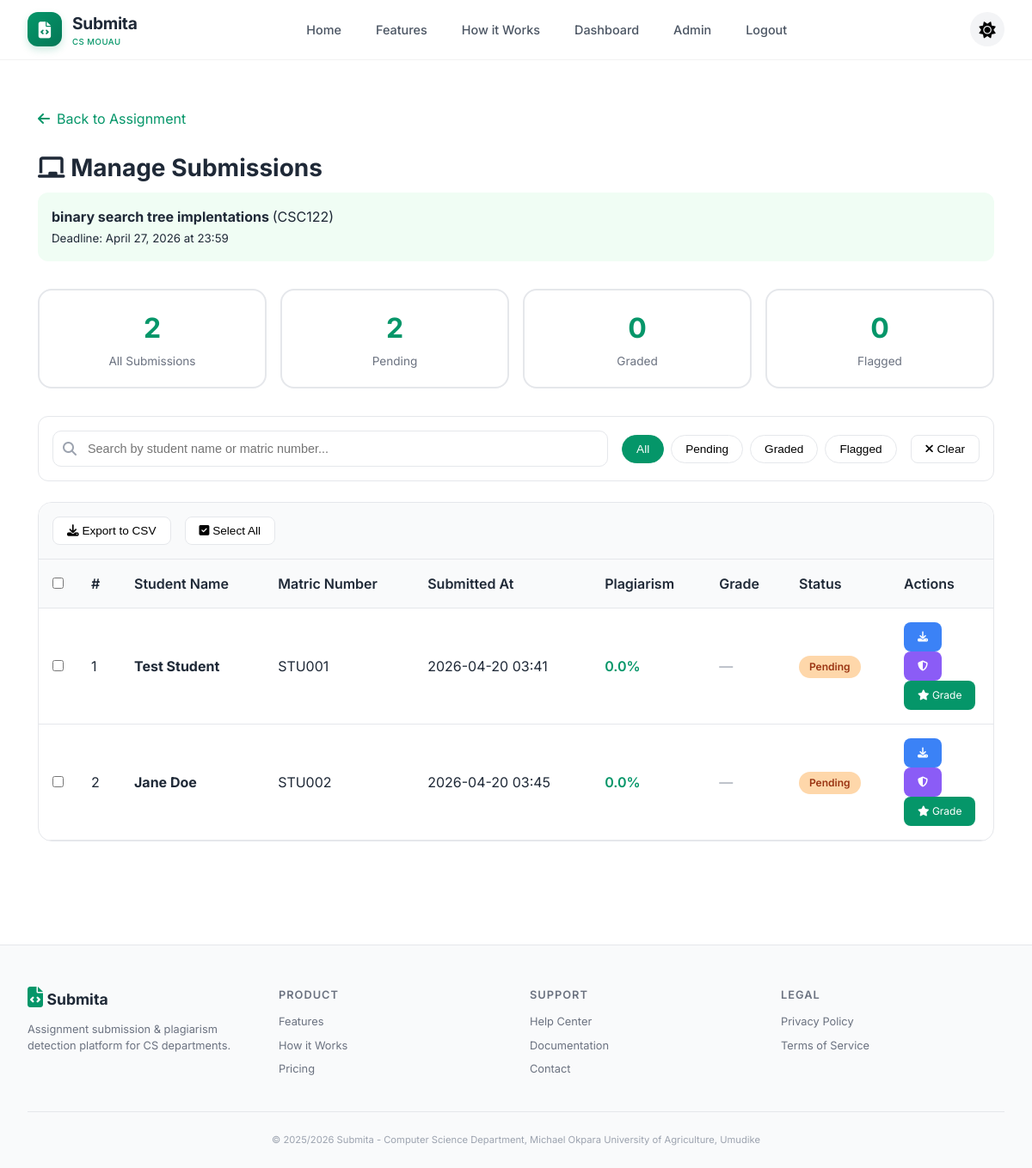
The page /assignment/manage/1 (signed in) on the database its author committed.
### models.py (models this page shows, shortened)
class AssignmentSubmission(db.Model):
    __tablename__ = 'assignment_submission'
    id = db.Column(db.Integer, primary_key=True)
    title = db.Column(db.String(200), nullable=False)
    course_title = db.Column(db.String(200), nullable=False, default='')
    course_code = db.Column(db.String(20), nullable=False)
    description = db.Column(db.Text)
    questions = db.Column(db.Text, nullable=False, default='')
    instructions = db.Column(db.Text)
    attachment_path = db.Column(db.String(500))
    attachment_filename = db.Column(db.String(200))
    attachment_type = db.Column(db.String(50))
    test_cases = db.Column(db.JSON, default=list)
    deadline = db.Column(db.DateTime, nullable=False)
    created_by = db.Column(db.Integer, db.ForeignKey('user.id'), nullable=False)
    created_at = db.Column(db.DateTime, default=datetime.now)
    creator = db.relationship('User', backref='created_assignments', foreign_keys=[created_by])

class Submission(db.Model):
    __tablename__ = 'submission'
    id = db.Column(db.Integer, primary_key=True)
    assignment_id = db.Column(db.Integer, db.ForeignKey('assignment_submission.id'), nullable=False)
    student_id = db.Column(db.Integer, db.ForeignKey('user.id'), nullable=False)
    content = db.Column(db.Text)
    file_path = db.Column(db.String(500))
    original_filename = db.Column(db.String(200))
    file_type = db.Column(db.String(50))
    github_url = db.Column(db.String(500))
    submitted_at = db.Column(db.DateTime, default=datetime.now)
    plagiarism_score = db.Column(db.Float, default=0.0)
    grade = db.Column(db.Float)
    feedback = db.Column(db.Text)
    auto_graded = db.Column(db.Boolean, default=False)
    grade_breakdown = db.Column(db.Text)
    is_draft = db.Column(db.Boolean, default=False)
    draft_saved_at = db.Column(db.DateTime)
    resubmission_count = db.Column(db.Integer, default=0)
    last_resubmitted_at = db.Column(db.DateTime)
    student = db.relationship('User', backref='submissions', foreign_keys=[student_id])
    assignment = db.relationship('AssignmentSubmission', backref='submissions', foreign_keys=[assignment_id])

class User(UserMixin, db.Model):
    __tablename__ = 'user'
    id = db.Column(db.Integer, primary_key=True)
    email = db.Column(db.String(120), unique=True, nullable=False)
    matric = db.Column(db.String(50), unique=True, nullable=False)
    name = db.Column(db.String(100), nullable=False)
    password = db.Column(db.String(200), nullable=False)
    code = db.Column(db.String(6))
    verified = db.Column(db.Boolean, default=False)
    role = db.Column(db.String(20), default=UserRole.STUDENT)
    department = db.Column(db.String(100), default='Computer Science')
    created_at = db.Column(db.DateTime, default=datetime.now)
    last_login = db.Column(db.DateTime)
    def is_admin(self):
        return self.role == UserRole.ADMIN
    def is_lecturer(self):
        return self.role == UserRole.LECTURER

### app.py (the view)
@app.route("/assignment/manage/<int:assignment_id>")
@lecturer_required
def manage_assignment(assignment_id):
    assignment = AssignmentSubmission.query.get_or_404(assignment_id)
    if assignment.created_by != current_user.id and not current_user.is_admin():
        flash("Permission denied. You can only manage your own assignments.", "danger")
        return redirect(url_for("lecturer_dashboard"))
    submissions = Submission.query.filter_by(assignment_id=assignment_id, is_draft=False).all()
    submitted_count = len(submissions)
    pending_count = len([s for s in submissions if s.grade is None])
    graded_count = len([s for s in submissions if s.grade is not None])
    plagiarism_alerts = [s for s in submissions if s.plagiarism_score > 30]
    graded_subs = [s for s in submissions if s.grade is not None]
    avg_grade = sum(s.grade for s in graded_subs) / len(graded_subs) if graded_subs else 0
    now = get_current_time()
    return render_template(
        "manage_assignment.html",
        assignment=assignment,
        submissions=submissions,
        submitted_count=submitted_count,
        pending_count=pending_count,
        graded_count=graded_count,
        avg_grade=round(avg_grade, 1),
        plagiarism_alerts=plagiarism_alerts,
        now=now,
    )

### app.py (called while the page is built)
def get_current_time():
    return datetime.now()

def lecturer_required(f):
    @wraps(f)
    @login_required
    def decorated_function(*args, **kwargs):
        if not (current_user.is_lecturer() or current_user.is_admin()):
            flash("Access denied. Lecturer privileges required.", "danger")
            return redirect(url_for("dashboard"))
        return f(*args, **kwargs)
    return decorated_function

@login_manager.user_loader
def load_user(user_id):
    return User.query.get(int(user_id))

### templates/manage_assignment.html (shortened to what this page needs)
{% extends "base.html" %}
{% block content %}
<div class="manage-container">
    <a href="{{ url_for('lecturer_view_assignment', assignment_id=assignment.id) }}" class="back-link">
        <i class="fas fa-arrow-left"></i> Back to Assignment
    </a>
    <div class="header-section">
        <h1><i class="fas fa-chalkboard"></i> Manage Submissions</h1>
        <div class="assignment-info">
            <strong>{{ assignment.title }}</strong> ({{ assignment.course_code }})
            <br>
            <small>Deadline: {{ assignment.deadline.strftime('%B %d, %Y at %H:%M') }}</small>
        </div>
    </div>
    <div class="stats-grid">
        <div class="stat-card" data-filter="all" id="stat-all">
            <div class="stat-number">{{ submissions|length }}</div>
            <div class="stat-label">All Submissions</div>
        </div>
        <div class="stat-card" data-filter="pending" id="stat-pending">
            <div class="stat-number">{{ pending_count }}</div>
            <div class="stat-label">Pending</div>
        </div>
        <div class="stat-card" data-filter="graded" id="stat-graded">
            <div class="stat-number">{{ graded_count }}</div>
            <div class="stat-label">Graded</div>
        </div>
        <div class="stat-card" data-filter="flagged" id="stat-flagged">
            <div class="stat-number">{{ plagiarism_alerts|length }}</div>
            <div class="stat-label">Flagged</div>
        </div>
    </div>
    <div class="search-bar">
        <div class="search-input-wrapper">
            <i class="fas fa-search"></i>
            <input type="text" id="searchInput" placeholder="Search by student name or matric number...">
        </div>
        <div class="filter-buttons">
            <button class="filter-chip active" data-filter="all">All</button>
            <button class="filter-chip" data-filter="pending">Pending</button>
            <button class="filter-chip" data-filter="graded">Graded</button>
            <button class="filter-chip" data-filter="flagged">Flagged</button>
        </div>
        <button class="clear-search" id="clearSearchBtn">
            <i class="fas fa-times"></i> Clear
        </button>
    </div>
    <div class="submissions-table-container">
        <div class="bulk-actions">
            <button class="bulk-btn" onclick="exportToCSV()">
                <i class="fas fa-download"></i> Export to CSV
            </button>
            <button class="bulk-btn" onclick="selectAll()">
                <i class="fas fa-check-square"></i> Select All
            </button>
        </div>
        <div class="submissions-table">
            {% if submissions %}
            <table id="submissionsTable">
                <thead>
                    <tr>
                        <th style="width: 30px;"><input type="checkbox" id="selectAllCheckbox"></th>
                        <th style="width: 50px;">#</th>
                        <th>Student Name</th>
                        <th>Matric Number</th>
                        <th>Submitted At</th>
                        <th>Plagiarism</th>
                        <th>Grade</th>
                        <th>Status</th>
                        <th style="width: 120px;">Actions</th>
                    </tr>
                </thead>
                <tbody id="submissionsTableBody">
                    {% for submission in submissions %}
                    {% set similarity_class = 'similarity-low' %}
                    {% if submission.plagiarism_score > 60 %}
                    {% set similarity_class = 'similarity-high' %}
                    {% elif submission.plagiarism_score > 30 %}
                    {% set similarity_class = 'similarity-mid' %}
                    {% endif %}
                    {% set status = 'graded' if submission.grade is not none else ('flagged' if
                    submission.plagiarism_score > 30 else 'pending') %}
                    <tr data-status="{{ status }}" data-name="{{ submission.student.name }}"
                        data-matric="{{ submission.student.matric }}">
                        <td><input type="checkbox" class="submission-checkbox" value="{{ submission.id }}"></td>
                        <td>{{ loop.index }}</td>
                        <td><strong>{{ submission.student.name }}</strong></td>
                        <td>{{ submission.student.matric }}</td>
                        <td>{{ submission.submitted_at.strftime('%Y-%m-%d %H:%M') }}</td>
                        <td class="{{ similarity_class }}">{{ "%.1f"|format(submission.plagiarism_score) }}%</td>
                        <td>
                            {% if submission.grade is not none %}
                            <strong style="color: #059669;">{{ "%.1f"|format(submission.grade) }}%</strong>
                            {% else %}
                            <span style="color: #9ca3af;">—</span>
                            {% endif %}
                        </td>
                        <td>
                            {% if submission.grade is not none %}
                            <span class="status-badge status-graded">Graded</span>
                            {% elif submission.plagiarism_score > 30 %}
                            <span class="status-badge status-flagged">Flagged</span>
                            {% else %}
                            <span class="status-badge status-pending">Pending</span>
                            {% endif %}
                        </td>
                        <td>
                            {% if submission.file_path %}
                            <a href="{{ url_for('download_submission_file', submission_id=submission.id) }}"
                                class="btn-view" title="Download File">
                                <i class="fas fa-download"></i>
                            </a>
                            {% endif %}
                            <a href="{{ url_for('plagiarism_report', submission_id=submission.id) }}" class="btn-view"
                                title="View Plagiarism Report" style="background: #8b5cf6;">
                                <i class="fas fa-shield-alt"></i>
                            </a>
                            <a href="{{ url_for('grade_submission', submission_id=submission.id) }}" class="btn-grade">
                                <i class="fas fa-star"></i> Grade
                            </a>
                        </td>
                    </tr>
                    {% endfor %}
                </tbody>
            </table>
            {% else %}
            <div class="empty-state">
                <i class="fas fa-inbox" style="font-size: 3rem; margin-bottom: 1rem;"></i>
                <p>No submissions yet for this assignment.</p>
            </div>
            {% endif %}
        </div>
    </div>
</div>
{% endblock %}

### static/css/style.css (style rules this page uses)
:root { --primary: #059669; --primary-dark: #047857; --primary-light: #10b981; --secondary: #6b7280; --dark: #1f2937; --light: #f9fafb; --gray: #6b7280; --gray-light: #e5e7eb; --danger: #ef4444; --warning: #f59e0b; --success: #10b981; --info: #3b82f6; --white: #ffffff; --black: #111827; }
* { margin: 0; padding: 0; box-sizing: border-box; }
body { font-family: 'Inter', sans-serif; color: var(--dark); line-height: 1.5; background: var(--white); transition: background-color 0.3s ease, color 0.3s ease; }

### templates/manage_assignment.html (style rules this page uses)
.manage-container { max-width: 1400px; margin: 0 auto; padding: 1.5rem; }
.back-link { display: inline-flex; align-items: center; gap: 0.5rem; color: #059669; text-decoration: none; margin-bottom: 1.5rem; }
.header-section { margin-bottom: 2rem; }
.header-section h1 { font-size: 1.75rem; font-weight: 700; color: #1f2937; margin-bottom: 0.5rem; }
.assignment-info { background: #f0fdf4; padding: 1rem; border-radius: 12px; margin-top: 0.5rem; }
.stats-grid { display: grid; grid-template-columns: repeat(4, 1fr); gap: 1rem; margin-bottom: 2rem; }
.stat-card { background: white; padding: 1.25rem; border-radius: 16px; border: 2px solid #e5e7eb; text-align: center; cursor: pointer; transition: all 0.3s ease; }
.stat-number { font-size: 2rem; font-weight: 700; color: #059669; }
.stat-label { font-size: 0.85rem; color: #6b7280; margin-top: 0.25rem; }
.search-bar { background: white; padding: 1rem; border-radius: 12px; border: 1px solid #e5e7eb; margin-bottom: 1.5rem; display: flex; gap: 1rem; flex-wrap: wrap; align-items: center; }
.search-input-wrapper { flex: 1; min-width: 250px; position: relative; }
.search-input-wrapper i { position: absolute; left: 12px; top: 50%; transform: translateY(-50%); color: #9ca3af; }
.search-input-wrapper input { width: 100%; padding: 0.75rem 0.75rem 0.75rem 2.5rem; border: 1px solid #e5e7eb; border-radius: 10px; font-size: 0.9rem; transition: all 0.2s; }
.filter-buttons { display: flex; gap: 0.5rem; flex-wrap: wrap; }
.filter-chip { padding: 0.5rem 1rem; border-radius: 25px; border: 1px solid #e5e7eb; background: white; cursor: pointer; transition: all 0.2s; font-size: 0.85rem; font-weight: 500; }
.filter-chip.active { background: #059669; color: white; border-color: #059669; }
.clear-search { padding: 0.5rem 1rem; border-radius: 8px; border: 1px solid #e5e7eb; background: white; cursor: pointer; font-size: 0.85rem; }
.submissions-table-container { background: white; border-radius: 16px; border: 1px solid #e5e7eb; overflow-x: auto; }
.bulk-actions { padding: 1rem; background: #f9fafb; border-bottom: 1px solid #e5e7eb; display: flex; gap: 1rem; flex-wrap: wrap; }
.bulk-btn { padding: 0.5rem 1rem; border-radius: 8px; border: 1px solid #e5e7eb; background: white; cursor: pointer; font-size: 0.85rem; transition: all 0.2s; }
table { width: 100%; border-collapse: collapse; }
th, td { padding: 1rem; text-align: left; border-bottom: 1px solid #e5e7eb; }
th { background: #f9fafb; font-weight: 600; position: sticky; top: 0; }
tr { transition: background 0.2s; }
.status-badge { display: inline-block; padding: 0.25rem 0.75rem; border-radius: 20px; font-size: 0.75rem; font-weight: 600; }
.status-pending { background: #fed7aa; color: #9a3412; }
.similarity-low { color: #059669; font-weight: 600; }
.btn-grade { background: #059669; color: white; padding: 0.5rem 1rem; border-radius: 8px; text-decoration: none; font-size: 0.75rem; transition: all 0.2s; display: inline-block; }
.btn-view { background: #3b82f6; color: white; padding: 0.5rem 1rem; border-radius: 8px; text-decoration: none; font-size: 0.75rem; margin-right: 0.5rem; display: inline-block; }

### rows shown on the page
AssignmentSubmission: title "binary search tree implentations", course_code "CSC122", deadline "April 27, 2026 at 23:59"
Submission: student.name "Test Student", student.matric "STU001", submitted_at "2026-04-20 03:41", plagiarism_score "0.0", shows "Pending"
Submission: student.name "Jane Doe", student.matric "STU002", submitted_at "2026-04-20 03:45", plagiarism_score "0.0", shows "Pending"

### other values the page prints
{{ submissions|length }} "2"
{{ pending_count }} "2"
{{ graded_count }} "0"
{{ plagiarism_alerts|length }} "0"
